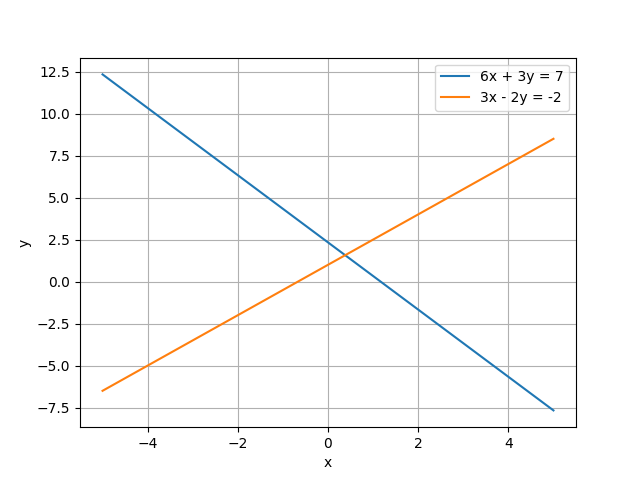

This chart was generated by the following Python code:
import numpy as np
import matplotlib.pyplot as plt

# definizione delle equazioni delle rette
x = np.linspace(-5, 5, 100)
y1 = (7 - 6*x) / 3
y2 = (3*x + 2) / 2

# creazione del grafico
plt.plot(x, y1, label='6x + 3y = 7')
plt.plot(x, y2, label='3x - 2y = -2')
plt.xlabel('x')
plt.ylabel('y')
plt.legend()
plt.grid()

# visualizzazione del grafico
plt.show()
